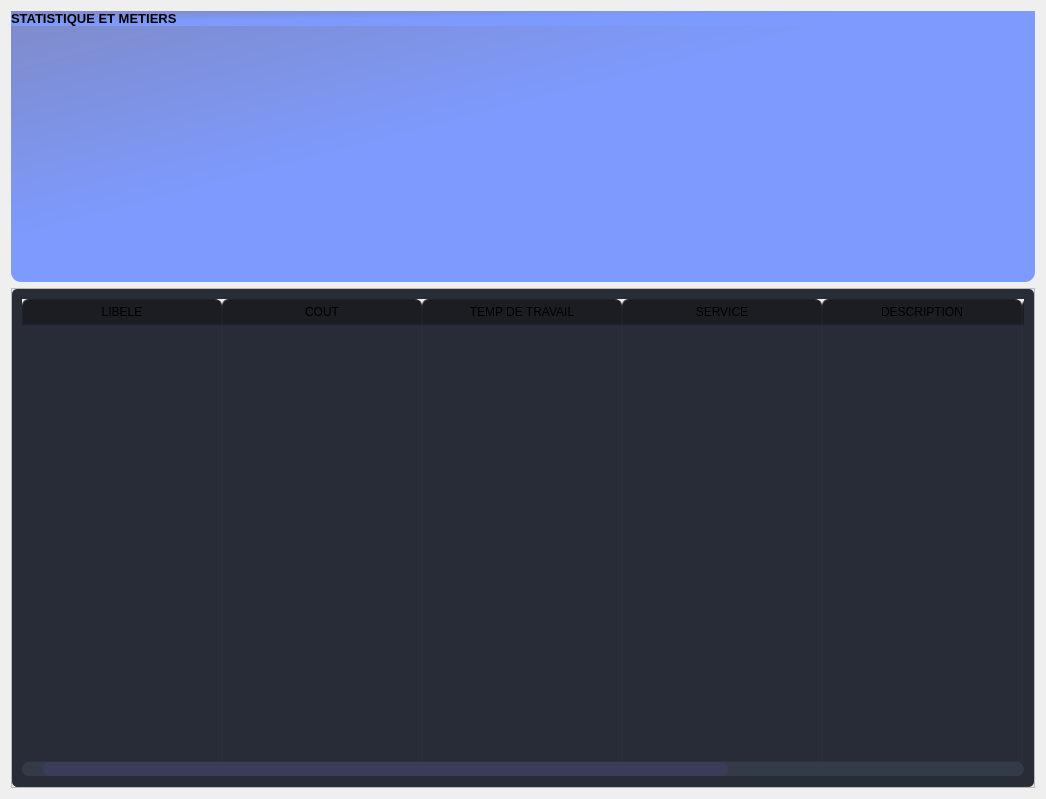
                      <widget class="QWidget" name="scrollAreaWidgetContents_3">
                       <property name="geometry">
                        <rect>
                         <x>0</x>
                         <y>0</y>
                         <width>1042</width>
                         <height>797</height>
                        </rect>
                       </property>
                       <layout class="QVBoxLayout" name="verticalLayout_27">
                        <item>
                         <widget class="QFrame" name="frame_stat_2">
                          <property name="styleSheet">
                           <string notr="true">background-color: qlineargradient(spread:pad, x1:0, y1:0, x2:1, y2:1, stop:0 rgba(127, 138, 200, 255), stop:0.442211 rgba(125, 155, 255, 255));

border-radius: 10px;</string>
                          </property>
                          <property name="frameShape">
                           <enum>QFrame::StyledPanel</enum>
                          </property>
                          <property name="frameShadow">
                           <enum>QFrame::Raised</enum>
                          </property>
                          <layout class="QVBoxLayout" name="verticalLayout_23">
                           <property name="leftMargin">
                            <number>0</number>
                           </property>
                           <property name="topMargin">
                            <number>0</number>
                           </property>
                           <property name="rightMargin">
                            <number>0</number>
                           </property>
                           <property name="bottomMargin">
                            <number>0</number>
                           </property>
                           <item>
                            <widget class="QFrame" name="frame_stat_titre_2">
                             <property name="frameShape">
                              <enum>QFrame::StyledPanel</enum>
                             </property>
                             <property name="frameShadow">
                              <enum>QFrame::Raised</enum>
                             </property>
                             <layout class="QVBoxLayout" name="verticalLayout_24">
                              <property name="spacing">
                               <number>0</number>
                              </property>
                              <property name="leftMargin">
                               <number>0</number>
                              </property>
                              <property name="topMargin">
                               <number>0</number>
                              </property>
                              <property name="rightMargin">
                               <number>0</number>
                              </property>
                              <property name="bottomMargin">
                               <number>0</number>
                              </property>
                              <item>
                               <widget class="QLabel" name="label_stat_titre_2">
                                <property name="font">
                                 <font>
                                  <family>Segoe UI</family>
                                  <pointsize>10</pointsize>
                                  <weight>75</weight>
                                  <bold>true</bold>
                                 </font>
                                </property>
                                <property name="text">
                                 <string>STATISTIQUE ET METIERS</string>
                                </property>
                               </widget>
                              </item>
                             </layout>
                            </widget>
                           </item>
                           <item>
                            <widget class="QFrame" name="frame_stat_content_2">
                             <property name="minimumSize">
                              <size>
                               <width>0</width>
                               <height>250</height>
                              </size>
                             </property>
                             <property name="styleSheet">
                              <string notr="true">background-color: none;</string>
                             </property>
                             <property name="frameShape">
                              <enum>QFrame::StyledPanel</enum>
                             </property>
                             <property name="frameShadow">
                              <enum>QFrame::Raised</enum>
                             </property>
                             <layout class="QHBoxLayout" name="horizontalLayout_22">
                              <item>
                               <widget class="QFrame" name="frame_cercle1_2">
                                <property name="minimumSize">
                                 <size>
                                  <width>500</width>
                                  <height>250</height>
                                 </size>
                                </property>
                                <property name="maximumSize">
                                 <size>
                                  <width>16777215</width>
                                  <height>250</height>
                                 </size>
                                </property>
                                <property name="styleSheet">
                                 <string notr="true">QlFrame{
	border: 5px solid rgb(0, 0, 127);
	border-radius: 5;
}</string>
                                </property>
                                <property name="frameShape">
                                 <enum>QFrame::StyledPanel</enum>
                                </property>
                                <property name="frameShadow">
                                 <enum>QFrame::Raised</enum>
                                </property>
                                <layout class="QHBoxLayout" name="horizontalLayout_chart">
                                 <property name="spacing">
                                  <number>0</number>
                                 </property>
                                 <property name="leftMargin">
                                  <number>0</number>
                                 </property>
                                 <property name="topMargin">
                                  <number>0</number>
                                 </property>
                                 <property name="rightMargin">
                                  <number>0</number>
                                 </property>
                                 <property name="bottomMargin">
                                  <number>0</number>
                                 </property>
                                </layout>
                               </widget>
                              </item>
                              <item>
                               <widget class="QFrame" name="frame_cercle2_2">
                                <property name="minimumSize">
                                 <size>
                                  <width>500</width>
                                  <height>300</height>
                                 </size>
                                </property>
                                <property name="maximumSize">
                                 <size>
                                  <width>16777215</width>
                                  <height>300</height>
                                 </size>
                                </property>
                                <property name="styleSheet">
                                 <string notr="true">QlFrame{
	border: 5px solid rgb(0, 0, 127);
	border-radius: 5;
}</string>
                                </property>
                                <property name="frameShape">
                                 <enum>QFrame::NoFrame</enum>
                                </property>
                                <property name="frameShadow">
                                 <enum>QFrame::Raised</enum>
                                </property>
                                <layout class="QGridLayout" name="gridLayout_pie"/>
                               </widget>
                              </item>
                             </layout>
                            </widget>
                           </item>
                          </layout>
                         </widget>
                        </item>
                        <item>
                         <widget class="QFrame" name="frame_tableau_2">
                          <property name="minimumSize">
                           <size>
                            <width>0</width>
                            <height>500</height>
                           </size>
                          </property>
                          <property name="frameShape">
                           <enum>QFrame::StyledPanel</enum>
                          </property>
                          <property name="frameShadow">
                           <enum>QFrame::Raised</enum>
                          </property>
                          <layout class="QHBoxLayout" name="horizontalLayout_21">
                           <property name="spacing">
                            <number>0</number>
                           </property>
                           <property name="leftMargin">
                            <number>0</number>
                           </property>
                           <property name="topMargin">
                            <number>0</number>
                           </property>
                           <property name="rightMargin">
                            <number>0</number>
                           </property>
                           <property name="bottomMargin">
                            <number>0</number>
                           </property>
                           <item>
                            <widget class="QTableWidget" name="tableWidget_2">
                             <property name="styleSheet">
                              <string notr="true">QTableWidget {	
	background-color: rgb(39, 44, 54);
	padding: 10px;
	border-radius: 5px;
	gridline-color: rgb(44, 49, 60);
	border-bottom: 1px solid rgb(44, 49, 60);
}
QTableWidget::item{
	border-color: rgb(44, 49, 60);
	padding-left: 5px;
	padding-right: 5px;
	gridline-color: rgb(44, 49, 60);
}
QTableWidget::item:selected{
	background-color: rgb(85, 170, 255);
}

/*------------------- scrollbar  horizontical-----------------*/

QScrollBar:horizontal {
    border: none;
    background: rgb(52, 59, 72);
    height: 14px;
    margin: 0px 21px 0 21px;
	border-radius: 0px;
}

QScrollBar::handle:horizontal{
	
	background-color: rgb(59, 59, 90);
	min-width: 30px;
	border-radius: 7px;
}
QScrollBar::handle:horizontal:hover{
	
	background-color: rgb(85, 170, 255);
}
QScrollBar::handle:horizontal:pressed{
	
	background-color: rgb(85, 255, 255);
}
QScrollBar::sub-line:horizontal{
	border: none;
	background-color: rgb(52, 59, 72);
	width: 21px;
	border-top-left-radius: 7px;
	border-bottom-left-radius: 7px;
	subcontrol-position: left;
	subcontrol-origin: margin;
}
QScrollBar::sub-line:horizontal:hover{
	background-color: rgb(85, 170, 255);
}
QScrollBar::sub-line:horizontal:pressed{
	background-color: rgb(85, 255, 255);
}
/* BTN Bottom  scrollbar*/
QScrollBar::add-line:horizontal{
	border: none;
	background-color: rgb(52, 59, 72);
	width: 21px;
	border-top-right-radius: 7px;
	border-bottom-right-radius: 7px;
	subcontrol-position: right;
	subcontrol-origin: margin;
}
QScrollBar::add-line:horizontal:hover{
	background-color: rgb(85, 170, 255);
}
QScrollBar::add-line:horizontal:pressed{
	background-color: rgb(85, 255, 255);
}

/* reset arrow*/

QScrollBar::up-arrow:horizontal, QScrollBar::down-arrow:horizontal{
	background: none;
}

QScrollBar::add-page:horizontal, QScrollBar::sub-page:horizontal{
	background: none;
}


/*------------------- scrollbar  vertical-----------------*/
QScrollBar:vertical {
	border: none;
    background: rgb(52, 59, 72);
    width: 14px;
    margin: 21px 0 21px 0;
	border-radius: 0px;
 }
QScrollBar::handle:vertical{
	
	background-color: rgb(59, 59, 90);
	min-height: 30px;
	border-radius: 7px;
}
QScrollBar::handle:vertical:hover{
	
	background-color: rgb(85, 170, 255);
}
QScrollBar::handle:vertical:pressed{
	
	background-color: rgb(85, 255, 255);
}
QScrollBar::sub-line:vertical{
	border: none;
	background-color: rgb(52, 59, 72);
	height: 21px;
	border-top-left-radius: 7px;
	border-top-right-radius: 7px;
	subcontrol-position: top;
	subcontrol-origin: margin;
}
QScrollBar::sub-line:vertical:hover{
	background-color: rgb(85, 170, 255);
}
QScrollBar::sub-line:vertical:pressed{
	background-color: rgb(85, 255, 255);
}
/* BTN Bottom  scrollbar*/
QScrollBar::add-line:vertical{
	border: none;
	background-color: rgb(52, 59, 72);
	height: 21px;
	border-bottom-left-radius: 7px;
	border-bottom-right-radius: 7px;
	subcontrol-position: bottom;
	subcontrol-origin: margin;
}
QScrollBar::add-line:vertical:hover{
	background-color: rgb(85, 170, 255);
}
QScrollBar::add-line:vertical:pressed{
	background-color: rgb(85, 255, 255);
}

/* reset arrow*/

QScrollBar::up-arrow:vertical, QScrollBar::down-arrow:vertical{
	background: none;
}

QScrollBar::add-page:vertical, QScrollBar::sub-page:vertical{
	background: none;
}

QHeaderView::section{
	Background-color: rgb(39, 44, 54);
	max-width: 30px;
	border: 1px solid rgb(44, 49, 60);
	border-style: none;
    border-bottom: 1px solid rgb(44, 49, 60);
    border-right: 1px solid rgb(44, 49, 60);
}
QTableWidget::horizontalHeader {	
	background-color: rgb(81, 255, 0);
}
QHeaderView::section:horizontal
{
    border: 1px solid rgb(32, 34, 42);
	background-color: rgb(27, 29, 35);
	padding: 3px;
	border-top-left-radius: 7px;
    border-top-right-radius: 7px;
}
QHeaderView::section:vertical
{
    border: 1px solid rgb(44, 49, 60);
}
</string>
                             </property>
                             <property name="frameShape">
                              <enum>QFrame::NoFrame</enum>
                             </property>
                             <property name="verticalScrollBarPolicy">
                              <enum>Qt::ScrollBarAsNeeded</enum>
                             </property>
                             <property name="sizeAdjustPolicy">
                              <enum>QAbstractScrollArea::AdjustToContents</enum>
                             </property>
                             <property name="selectionMode">
                              <enum>QAbstractItemView::SingleSelection</enum>
                             </property>
                             <property name="selectionBehavior">
                              <enum>QAbstractItemView::SelectRows</enum>
                             </property>
                             <property name="rowCount">
                              <number>1</number>
                             </property>
                             <property name="columnCount">
                              <number>7</number>
                             </property>
                             <attribute name="horizontalHeaderDefaultSectionSize">
                              <number>200</number>
                             </attribute>
                             <attribute name="horizontalHeaderStretchLastSection">
                              <bool>true</bool>
                             </attribute>
                             <attribute name="verticalHeaderVisible">
                              <bool>false</bool>
                             </attribute>
                             <attribute name="verticalHeaderHighlightSections">
                              <bool>false</bool>
                             </attribute>
                             <attribute name="verticalHeaderStretchLastSection">
                              <bool>true</bool>
                             </attribute>
                             <row/>
                             <column>
                              <property name="text">
                               <string>LIBELE</string>
                              </property>
                             </column>
                             <column>
                              <property name="text">
                               <string>COUT</string>
                              </property>
                             </column>
                             <column>
                              <property name="text">
                               <string>TEMP DE TRAVAIL</string>
                              </property>
                             </column>
                             <column>
                              <property name="text">
                               <string>SERVICE</string>
                              </property>
                             </column>
                             <column>
                              <property name="text">
                               <string>DESCRIPTION</string>
                              </property>
                             </column>
                             <column>
                              <property name="text">
                               <string>EDITER</string>
                              </property>
                             </column>
                             <column>
                              <property name="text">
                               <string>SUPPRIMER</string>
                              </property>
                             </column>
                            </widget>
                           </item>
                          </layout>
                         </widget>
                        </item>
                       </layout>
                      </widget>
